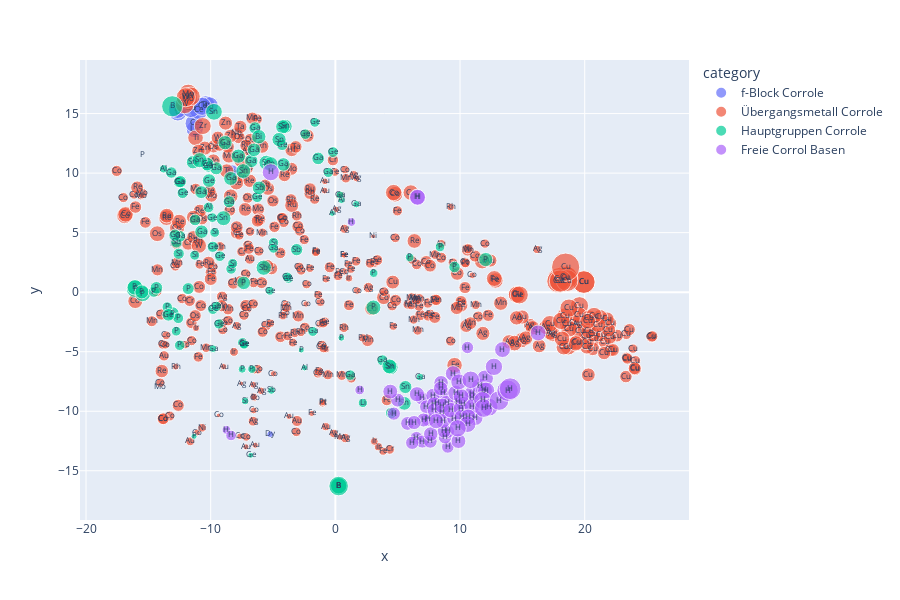

Notebook code for this chart:
### Code cell
fig = px.scatter(df_mapping, x="x", y="y", color="category", size="Doop", text="M", custom_data=["M", "Ligand", "Axial", "Coord_No", "No_Subs",  "Doop", "CCDC", "dominant"], width=900, height=600)
fig.update_traces(hovertemplate="CCDC: %{customdata[6]}<br>%{customdata[0]} %{customdata[1]} %{customdata[2]} <br>Coordination Number: %{customdata[3]} <br>%{customdata[7]}")
fig.update_traces(textfont_size=8)

### Figure 1 — Plotly figure (JSON) as saved in the notebook; plotly's stock layout.template omitted (floating-point values rounded to 4 significant figures; data arrays with more than 128 entries replaced by an {"elided": "..."} marker saying what was removed)
{"data": [{"customdata": [["Dy", "FTPC", "Pthalocyanin", 8, 3, 0.1763, 1524773, "sad comp"], ["Ce", "(5,15-Mes/10-OMe)TPC", "Cp/THF", 10, 3, 0.7694, 1482209, "dom comp"], ["U", "(5,15-Mes/10-OMe)TPC", "Cl/DME/Dimer", 8, 3, 1.237, 930334, "dom comp"], ["Th", "(5,15-Mes/10-OMe)TPC", "Cl/DME/Dimer", 8, 3, 1.279, 930333, "dom comp"], ["Lu", "(5,15-Mes/10-OMe)TPC", "Cp", 9, 3, 1.116, 1498989, "dom comp"], ["Tb", "(5,15-Mes/10-OMe)TPC", "2x DME", 8, 3, 1.242, 908246, "dom comp"], ["Ce", "(5,15-Mes/10-OMe)TPC", "BH(Pyrazol)3", 7, 3, 1.242, 1482208, "dom comp"], ["Ce", "(5,15-Mes/10-OMe)TPC", "Cp/DME", 11, 3, 1.331, 1498990, "dom comp"], ["La", "(5,15-Mes/10-OMe)TPC", "Me3TACN", 7, 3, 1.244, 908244, "dom comp"], ["Gd", "(5,15-Mes/10-OMe)TPC", "Me3TACN", 7, 3, 1.403, 908245, "dom comp"], ["Ce", "(5,15-Mes/10-OMe)TPC", "BH(Pyrazol)3", 7, 3, 1.248, 1482207, "dom comp"]], "hovertemplate": "CCDC: %{customdata[6]}<br>%{customdata[0]} %{customdata[1]} %{customdata[2]} <br>Coordination Number: %{customdata[3]} <br>%{customdata[7]}", "legendgroup": "f-Block Corrole", "marker": {"color": "#636efa", "size": [0.1763, 0.7694, 1.237, 1.279, 1.116, 1.242, 1.242, 1.331, 1.244, 1.403, 1.248], "sizemode": "area", "sizeref": 0.007572, "symbol": "circle"}, "mode": "markers+text", "name": "f-Block Corrole", "orientation": "v", "showlegend": true, "text": ["Dy", "Ce", "U", "Th", "Lu", "Tb", "Ce", "Ce", "La", "Gd", "Ce"], "textfont": {"size": 8}, "type": "scatter", "x": [-5.227, -8.309, -12.63, -12.67, -11.27, -10.38, -11.33, -10.95, -10.12, -11.59, -10.69], "xaxis": "x", "y": [-11.93, 10.1, 15.14, 15.36, 13.69, 15.74, 14.18, 15.29, 15.66, 15.47, 15.61], "yaxis": "y"}, {"customdata": {"elided": "391x8 mixed values"}, "hovertemplate": "CCDC: %{customdata[6]}<br>%{customdata[0]} %{customdata[1]} %{customdata[2]} <br>Coordination Number: %{customdata[3]} <br>%{customdata[7]}", "legendgroup": "Übergangsmetall Corrole", "marker": {"color": "#EF553B", "size": {"elided": "391 float values"}, "sizemode": "area", "sizeref": 0.007572, "symbol": "circle"}, "mode": "markers+text", "name": "Übergangsmetall Corrole", "orientation": "v", "showlegend": true, "text": {"elided": "391 str values"}, "textfont": {"size": 8}, "type": "scatter", "x": {"elided": "391 float values"}, "xaxis": "x", "y": {"elided": "391 float values"}, "yaxis": "y"}, {"customdata": {"elided": "113x8 mixed values"}, "hovertemplate": "CCDC: %{customdata[6]}<br>%{customdata[0]} %{customdata[1]} %{customdata[2]} <br>Coordination Number: %{customdata[3]} <br>%{customdata[7]}", "legendgroup": "Hauptgruppen Corrole", "marker": {"color": "#00cc96", "size": [1.144, 0.5461, 0.1383, 0.856, 0.4123, 0.4254, 0.4047, 0.3832, 0.4796, 0.2236, 0.3702, 0.3818, 0.2407, 0.9455, 0.1739, 0.7105, 0.1404, 0.4703, 0.367, 0, 0.4481, 0.9184, 0.6937, 0.5995, 0.7626, 0.4985, 0.4165, 0.7474, 0.3541, 0.2918, 0.265, 0.409, 0.2842, 0.4712, 0.298, 0.4313, 0.4775, 0.3601, 0.3987, 0.3563, 0.4283, 0.3336, 0.3443, 0.4357, 0.3261, 0.3597, 0.7035, 0.442, 0.4959, 0.6001, 0.4433, 0.3291, 0.8808, 0.4876, 0.4106, 0.6047, 0.4954, 0.5366, 0.5765, 0.6976, 0.5175, 0.6257, 0.3919, 0.1489, 0.5507, 0.398, 0.1359, 0.4618, 0.685, 0.2289, 0.1408, 0.2638, 0.7693, 0.7387, 0.6363, 0.5728, 0.5371, 0.2106, 0.5143, 0.7011, 0.4156, 0.6922, 0.7741, 0.568, 0.5528, 0.8436, 0.8368, 0.8396, 0.7443, 0.344, 0.2258, 0.3755, 0.6986, 0.8293, 0.7658, 0.7788, 0.211, 0.8528, 0.7664, 0.8402, 0.2428, 1.703, 0.6729, 0.8679, 0.6498, 0.7194, 0.9892, 1.065, 1.002, 0.2251, 0.7069, 1.449, 0.5065], "sizemode": "area", "sizeref": 0.007572, "symbol": "circle"}, "mode": "markers+text", "name": "Hauptgruppen Corrole", "orientation": "v", "showlegend": true, "text": ["P", "P", "P", "P", "Si", "Si", "Si", "Si", "Si", "Si", "Si", "Si", "P", "P", "P", "P", "P", "P", "P", "P", "P", "P", "P", "P", "P", "P", "P", "P", "P", "P", "P", "P", "P", "Ge", "Ge", "Ge", "Ge", "Ge", "Ge", "Ge", "Ge", "Ge", "Ge", "Al", "Ge", "Ge", "Ge", "Ge", "Ge", "Ge", "Ge", "Li", "Sb", "Sb", "Ge", "Ga", "Ga", "Ga", "Sb", "Ga", "Ga", "Ga", "Ga", "Al", "Ga", "Ge", "Ge", "Ga", "Ga", "Ga", "Al", "Al", "Ga", "Ga", "Ga", "Ga", "Ga", "Al", "Ga", "Ga", "Ga", "Ga", "Ga", "Ga", "Ga", "Sn", "Sn", "Sn", "Sn", "Ga", "Ga", "Ga", "Ga", "Sn", "Sn", "Bi", "Ga", "Sn", "Sn", "Sn", "Ga", "B", "Sn", "Sn", "Sn", "Sn", "B", "Sn", "B", "Sb", "Sb", "B", "Sb"], "textfont": {"size": 8}, "type": "scatter", "x": [-16.07, -11.81, -11.34, 3.049, -7.428, -8.363, -4.96, -8.235, -12.57, -7.234, -9.675, -11.28, -7.477, -15.45, 0.4796, -13.08, -2.736, -14.56, -12.76, -15.45, -12.6, -16.07, -7.352, -14.35, 12.06, 9.557, -12.49, -15.52, 8.393, 3.069, -6.694, -13.49, 5.96, -12.25, -5.257, -2.414, -9.831, -1.646, -9.338, -9.864, -9.264, -7.299, -3.768, -10.17, -7.334, -3.864, -10.13, -6.275, -4.272, -13.39, -0.1913, 2.205, -5.748, -12.75, -9.825, -1.381, -13.16, -10.2, -3.103, -4.17, -11.25, -10.75, -0.5658, -2.473, -8.521, -9.541, -6.785, 3.779, -6.745, -9.816, -0.2488, -13.78, -8.849, -8.399, -9.557, -6.447, -12.49, 0.4948, -12.54, -6.518, 1.195, -10.73, -7.782, -12.43, -12.87, 4.438, 4.329, -5.534, -4.02, -4.964, 6.786, -1.81, -10.28, -5.199, -4.22, -6.141, 1.683, -8.973, -4.517, -7.386, 0.3757, -13.09, -11.42, -10.89, 5.619, 5.53, 0.2642, -9.739, 0.2639, -5.134, -6.117, 0.2626, 4.48], "xaxis": "x", "y": [0.2836, 0.2988, -12.11, -1.286, -4.249, 1.954, 4.159, 2.408, 3.231, -9.141, 5.017, 3.107, -6.473, -0.1302, -3.836, -1.793, -4.86, 0.03474, -3.274, 11.5, -2.181, 0.4075, 0.7809, 0.3673, 2.741, 2.113, -4.458, 0.02577, 3.793, 1.607, -6.466, -1.246, 2.927, 8.332, 0.1184, 13.27, 3.816, 14.26, -2.666, 6.263, 3.022, -4.391, 1.141, 7.119, -4.385, 1.284, 9.373, 7.979, 12.37, -1.903, 11.77, -9.298, 2.055, 4.181, -1.437, 11.24, 10.05, 10.57, 3.572, 10.73, 6.068, 8.4, 10.06, -6.348, 7.594, -1.191, -13.7, -5.724, 11.02, -4.745, 6.619, 10.36, 12.55, 9.55, 10.4, 13.8, 4.687, 7.755, 9.247, 11.96, -6.961, 5.084, 11.42, 9.283, 4.781, -6.295, -6.228, 10.88, 13.93, 3.67, -7.129, -3.3, 10.76, 10.76, 13.89, 13.06, 7.393, 6.215, 12.82, 10.17, 8.17, 15.61, 10.91, 11.09, -7.966, -9.336, -16.26, 15.15, -16.26, -8.254, 8.762, -16.28, -10.15], "yaxis": "y"}, {"customdata": {"elided": "71x8 mixed values"}, "hovertemplate": "CCDC: %{customdata[6]}<br>%{customdata[0]} %{customdata[1]} %{customdata[2]} <br>Coordination Number: %{customdata[3]} <br>%{customdata[7]}", "legendgroup": "Freie Corrol Basen", "marker": {"color": "#ab63fa", "size": [0.2882, 0.2948, 0.3585, 0.4256, 0.5754, 0.5944, 0.636, 0.638, 0.659, 0.6702, 0.6858, 0.69, 0.7035, 0.713, 0.719, 0.7235, 0.7271, 0.7405, 0.7436, 0.7487, 0.7548, 0.755, 0.7636, 0.786, 0.7904, 0.7929, 0.7933, 0.7935, 0.8099, 0.8224, 0.8272, 0.8289, 0.8392, 0.8445, 0.8496, 0.8682, 0.8697, 0.8816, 0.8828, 0.8995, 0.9055, 0.9056, 0.9062, 0.9103, 0.9129, 0.9137, 0.9296, 0.9327, 0.9371, 0.9371, 0.9475, 0.9504, 0.954, 0.9617, 0.963, 0.968, 0.9731, 1.059, 1.06, 1.067, 1.106, 1.11, 1.127, 1.147, 1.162, 1.216, 1.226, 1.308, 1.456, 1.736, 1.79], "sizemode": "area", "sizeref": 0.007572, "symbol": "circle"}, "mode": "markers+text", "name": "Freie Corrol Basen", "orientation": "v", "showlegend": true, "text": ["H", "H", "H", "H", "H", "H", "H", "H", "H", "H", "H", "H", "H", "H", "H", "H", "H", "H", "H", "H", "H", "H", "H", "H", "H", "H", "H", "H", "H", "H", "H", "H", "H", "H", "H", "H", "H", "H", "H", "H", "H", "H", "H", "H", "H", "H", "H", "H", "H", "H", "H", "H", "H", "H", "H", "H", "H", "H", "H", "H", "H", "H", "H", "H", "H", "H", "H", "H", "H", "H", "H"], "textfont": {"size": 8}, "type": "scatter", "x": [1.293, -8.734, 1.952, -8.368, 10.6, 9.019, 6.505, 6.967, 4.69, 6.163, 6.92, 8.798, 7.449, 7.616, 9.008, 7.307, 5.792, 5.0, 8.166, 7.075, 8.726, 6.319, 8.603, 7.829, 8.479, 7.914, 7.652, 8.445, 8.632, 7.95, 9.528, 9.806, 4.403, 9.872, 8.914, 6.542, 8.563, 8.081, 8.561, 11.0, 10.95, 9.254, 11.22, 9.645, 10.27, 10.07, 10.95, 9.451, 10.13, 10.09, 6.569, 13.4, 16.26, 6.595, 10.65, 11.57, 9.9, 10.61, 12.01, 11.92, 12.09, -5.182, 9.808, 12.72, 10.86, 11.81, 12.32, 11.9, 13.13, 13.81, 14.02], "xaxis": "x", "y": [5.891, -11.57, -8.212, -12.03, -4.646, -13.0, -12.24, -12.55, -10.2, -12.65, -8.902, -12.18, -10.69, -12.53, -11.7, -9.626, -11.02, -9.065, -9.334, -10.74, -11.66, -10.95, -8.452, -8.683, -7.606, -9.385, -11.91, -8.086, -10.83, -9.901, -10.61, -9.262, -8.35, -12.5, -9.305, -8.57, -10.08, -10.83, -9.541, -8.859, -8.527, -9.908, -10.55, -8.466, -9.399, -9.787, -9.62, -6.833, -10.52, -8.761, 7.992, -4.824, -3.423, 7.964, -10.48, -7.88, -7.534, -11.08, -7.236, -8.232, -8.269, 10.07, -11.43, -6.27, -7.358, -9.092, -9.654, -9.736, -9.1, -8.271, -8.108], "yaxis": "y"}], "layout": {"height": 600, "legend": {"itemsizing": "constant", "title": {"text": "category"}, "tracegroupgap": 0}, "margin": {"t": 60}, "width": 900, "xaxis": {"anchor": "y", "domain": [0, 1], "title": {"text": "x"}}, "yaxis": {"anchor": "x", "domain": [0, 1], "title": {"text": "y"}}}}
